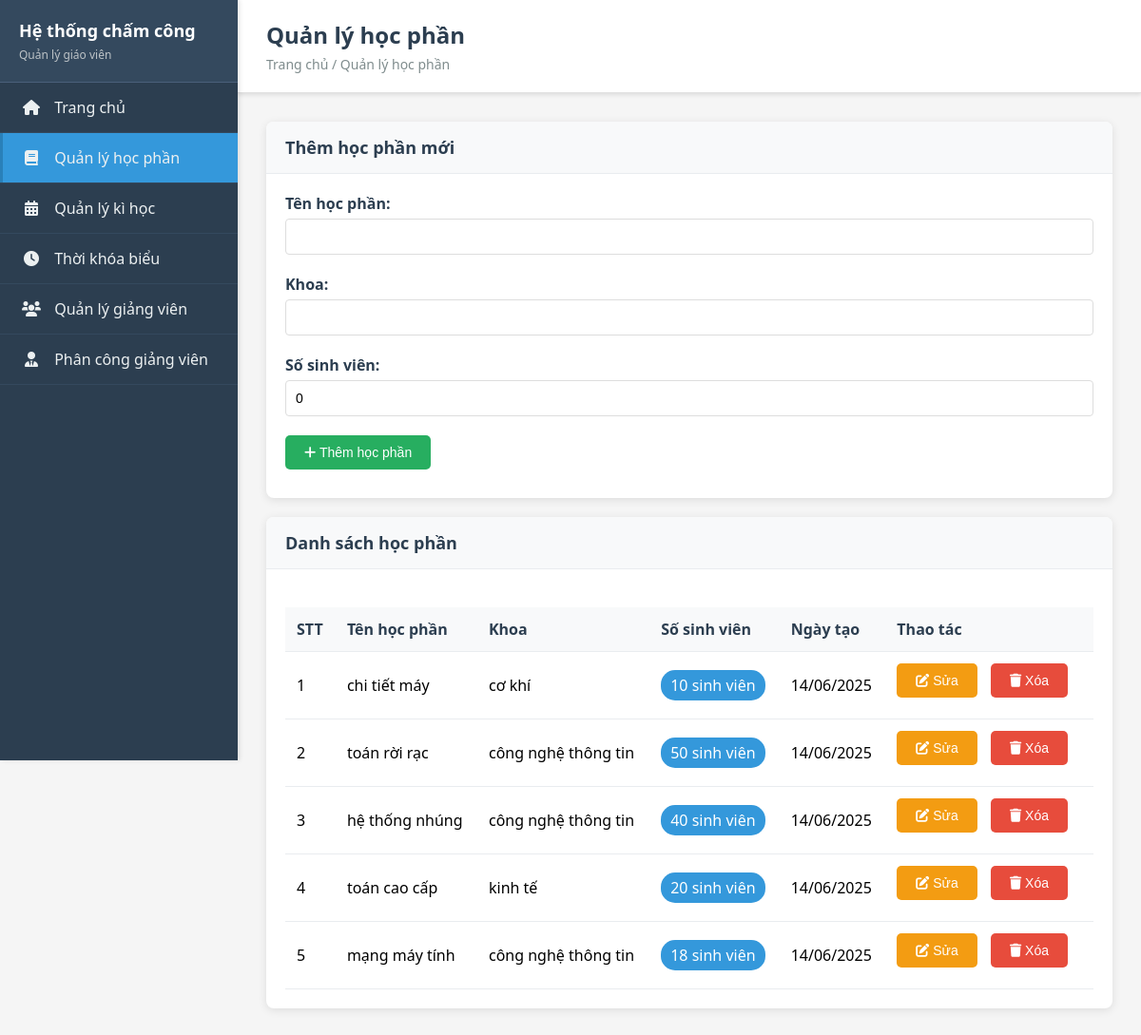
Page /subjects on the committed database.
### backend/app.py (models this page shows, shortened)
class Subject(db.Model):
    __tablename__ = 'subjects'
    id = db.Column(db.Integer, primary_key=True)
    name = db.Column(db.String(100), nullable=False)
    department = db.Column(db.String(100), nullable=False)
    student_count = db.Column(db.Integer, default=0)
    created_at = db.Column(db.DateTime, default=datetime.utcnow)

### backend/app.py (the view)
@app.route('/subjects')
def subjects():
    try:
        subjects_list = Subject.query.order_by(Subject.created_at.desc()).all()
        return render_template('subjects.html', subjects=subjects_list)
    except Exception as e:
        print(f"Error in subjects route: {e}")
        return render_template('subjects.html', subjects=[])

### frontend/templates/subjects.html (shortened to what this page needs)
<!DOCTYPE html>
<html lang="en">
<head>
    <link rel="stylesheet" href="{{ url_for('static', filename='css/style.css') }}">
</head>
<body>
    {% extends "base.html" %}
    {% block page_title %}Quản lý học phần{% endblock %}
    {% block breadcrumb %}Trang chủ / Quản lý học phần{% endblock %}
    {% block content %}
    <div class="card">
        <div class="card-header">
            <h3>Thêm học phần mới</h3>
        </div>
        <div class="card-body">
            <form id="subject-form">
                <div class="form-group">
                    <label for="subject-name">Tên học phần:</label>
                    <input type="text" id="subject-name" name="name" class="form-control" required>
                </div>
                <div class="form-group">
                    <label for="subject-department">Khoa:</label>
                    <input type="text" id="subject-department" name="department" class="form-control" required>
                </div>
                <div class="form-group">
                    <label for="subject-student-count">Số sinh viên:</label>
                    <input type="number" id="subject-student-count" name="student_count" class="form-control" min="0" value="0">
                </div>
                <button type="submit" class="btn btn-success" id="submit-btn">
                    <i class="fas fa-plus"></i> Thêm học phần
                </button>
            </form>
        </div>
    </div>
    <div class="card">
        <div class="card-header">
            <h3>Danh sách học phần</h3>
        </div>
        <div class="card-body">
            <table class="table">
                <thead>
                    <tr>
                        <th>STT</th>
                        <th>Tên học phần</th>
                        <th>Khoa</th>
                        <th>Số sinh viên</th>
                        <th>Ngày tạo</th>
                        <th>Thao tác</th>
                    </tr>
                </thead>
                <tbody>
                    {% for subject in subjects %}
                    <tr>
                        <td>{{ loop.index }}</td>
                        <td>{{ subject.name }}</td>
                        <td>{{ subject.department }}</td>
                        <td>
                            <span class="badge" style="background-color: #3498db; color: white; padding: 5px 10px; border-radius: 15px;">
                                {{ subject.student_count }} sinh viên
                            </span>
                        </td>
                        <td>{{ subject.created_at.strftime('%d/%m/%Y') }}</td>
                        <td>
                            <button class="btn btn-warning btn-sm" onclick="editSubject({{ subject.id }}, '{{ subject.name }}', '{{ subject.department }}', {{ subject.student_count }})">
                                <i class="fas fa-edit"></i> Sửa
                            </button>
                            <button class="btn btn-danger btn-sm" onclick="deleteSubject({{ subject.id }})">
                                <i class="fas fa-trash"></i> Xóa
                            </button>
                        </td>
                    </tr>
                    {% else %}
                    <tr>
                        <td colspan="6" style="text-align: center;">Chưa có học phần nào</td>
                    </tr>
                    {% endfor %}
                </tbody>
            </table>
        </div>
    </div>
    {% endblock %}

### frontend/static/css/style.css (style rules this page uses)
* { margin: 0; padding: 0; box-sizing: border-box; }
body { font-family: 'Segoe UI', Tahoma, Geneva, Verdana, sans-serif; background-color: #f5f5f5; display: flex; min-height: 100vh; }
.card { background: white; border-radius: 8px; box-shadow: 0 2px 10px rgba(0,0,0,0.1); margin-bottom: 20px; overflow: hidden; }
.card-header { background-color: #f8f9fa; padding: 15px 20px; border-bottom: 1px solid #e9ecef; }
.card-header h3 { color: #2c3e50; font-size: 18px; font-weight: 600; }
.card-body { padding: 20px; }
.btn { display: inline-block; padding: 10px 20px; background-color: #3498db; color: white; text-decoration: none; border-radius: 5px; border: none; cursor: pointer; font-size: 14px; transition: background-color 0.3s; margin-right: 10px; margin-bottom: 10px; }
.btn-success { background-color: #27ae60; }
.btn-danger { background-color: #e74c3c; }
.btn-warning { background-color: #f39c12; }
.table { width: 100%; border-collapse: collapse; margin-top: 20px; }
.table th, .table td { padding: 12px; text-align: left; border-bottom: 1px solid #e9ecef; }
.table th { background-color: #f8f9fa; font-weight: 600; color: #2c3e50; }
.form-group { margin-bottom: 20px; }
.form-group label { display: block; margin-bottom: 5px; font-weight: 600; color: #2c3e50; }
.form-control { width: 100%; padding: 10px; border: 1px solid #ddd; border-radius: 4px; font-size: 14px; }

### rows in the picture
Subject: name "chi tiết máy", department "cơ khí", student_count "10", created_at "14/06/2025"
Subject: name "toán rời rạc", department "công nghệ thông tin", student_count "50", created_at "14/06/2025"
Subject: name "hệ thống nhúng", department "công nghệ thông tin", student_count "40", created_at "14/06/2025"
Subject: name "toán cao cấp", department "kinh tế", student_count "20", created_at "14/06/2025"
Subject: name "mạng máy tính", department "công nghệ thông tin", student_count "18", created_at "14/06/2025"
